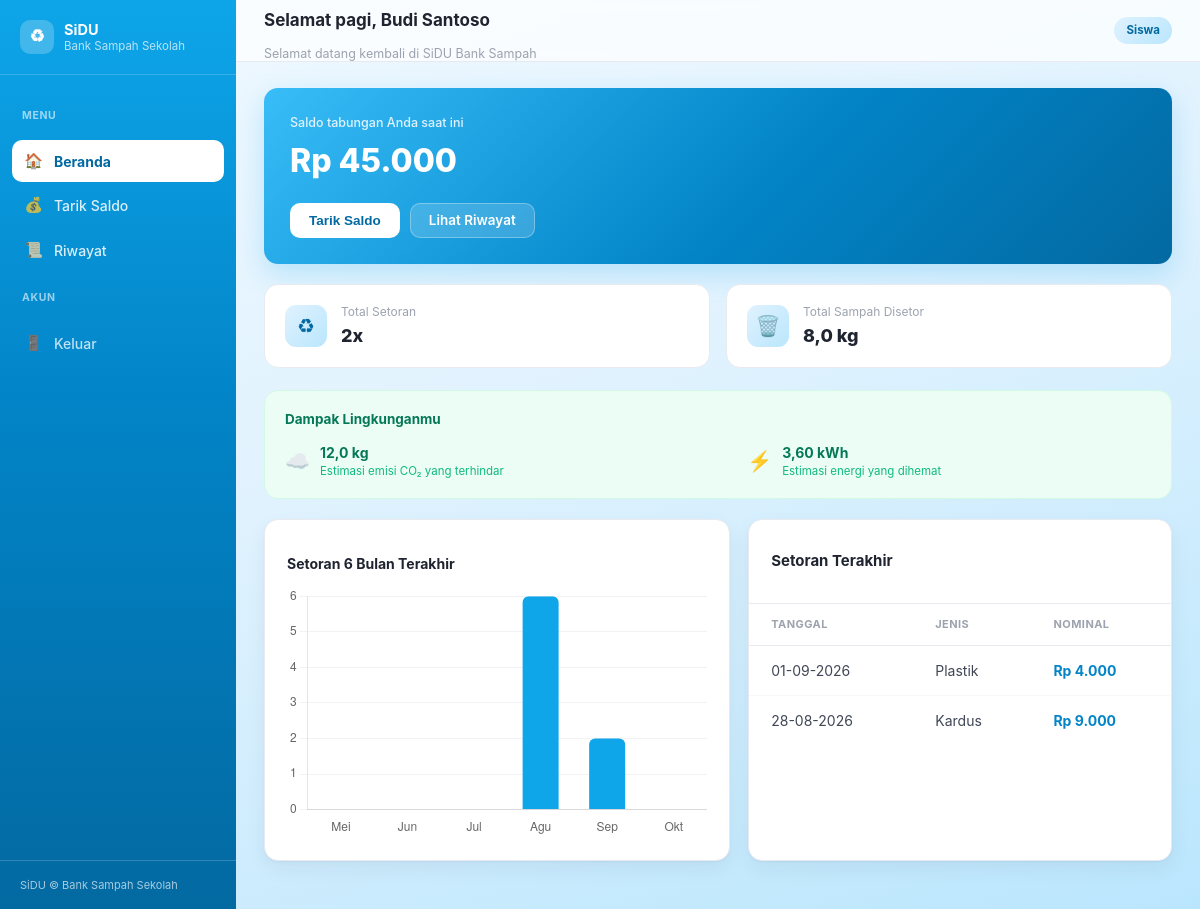
The app's page /dashboard_nasabah.php (signed in) with its own data.
### tables this page shows
CREATE TABLE `users` (
  `id_user` int(11) NOT NULL AUTO_INCREMENT,
  `username` varchar(50) NOT NULL,
  `password` varchar(50) NOT NULL,
  `nama` varchar(100) NOT NULL,
  `saldo` decimal(12,2) NOT NULL DEFAULT 0,
  `role` enum('admin','siswa','guru','pengepul') NOT NULL DEFAULT 'siswa',
  PRIMARY KEY (`id_user`)
);

CREATE TABLE `transaksi` (
  `id_transaksi` int(11) NOT NULL AUTO_INCREMENT,
  `id_user` int(11) NOT NULL,
  `id_sampah` int(11) NOT NULL,
  `tanggal` date NOT NULL,
  `berat_kg` decimal(10,2) NOT NULL,
  `total_rp` decimal(12,2) NOT NULL,
  PRIMARY KEY (`id_transaksi`),
  KEY `id_user` (`id_user`),
  KEY `id_sampah` (`id_sampah`)
);

CREATE TABLE `sampah` (
  `id_sampah` int(11) NOT NULL AUTO_INCREMENT,
  `jenis_sampah` varchar(50) NOT NULL,
  `harga_per_kg` decimal(10,2) NOT NULL COMMENT 'Harga beli dari nasabah (guru/siswa)',
  `harga_jual_kg` decimal(10,2) NOT NULL DEFAULT 0 COMMENT 'Harga jual ke pengepul',
  `stok_kg` decimal(10,2) NOT NULL DEFAULT 0,
  PRIMARY KEY (`id_sampah`)
);

### dashboard_nasabah.php (the view, shortened to what this page needs)
<?php
include "koneksi.php";
$id_user = $_SESSION['id_user'];
$query = mysqli_query($koneksi, "SELECT * FROM users WHERE id_user='$id_user'");
$user = mysqli_fetch_array($query);
$cekPending = mysqli_query($koneksi, "SELECT * FROM tarik_saldo WHERE id_user='$id_user' AND status='pending'");
$sedangPending = mysqli_num_rows($cekPending) > 0;
$statQuery = mysqli_query($koneksi, "SELECT COUNT(*) AS total_setoran, COALESCE(SUM(berat_kg),0) AS total_berat FROM transaksi WHERE id_user='$id_user'");
$stat = mysqli_fetch_array($statQuery);
$total_setoran = $stat['total_setoran'];
$total_berat = $stat['total_berat'];
$co2_terhindar = $total_berat * 1.5;
$energi_hemat = $total_berat * 0.45;
$namaBulan = ['01'=>'Jan','02'=>'Feb','03'=>'Mar','04'=>'Apr','05'=>'Mei','06'=>'Jun','07'=>'Jul','08'=>'Agu','09'=>'Sep','10'=>'Okt','11'=>'Nov','12'=>'Des'];
$bulanData = [];
for ($i = 5; $i >= 0; $i--) {
    $ts = strtotime("-$i month");
    $key = date('Y-m', $ts);
    $bulanData[$key] = ['label' => $namaBulan[date('m', $ts)], 'total' => 0];
}
$chartQuery = mysqli_query($koneksi, "
    SELECT DATE_FORMAT(tanggal, '%Y-%m') AS ym, SUM(berat_kg) AS total
    FROM transaksi
    WHERE id_user='$id_user' AND tanggal >= DATE_SUB(CURDATE(), INTERVAL 5 MONTH)
    GROUP BY ym
");
while ($row = mysqli_fetch_array($chartQuery)) {
    if (isset($bulanData[$row['ym']])) {
        $bulanData[$row['ym']]['total'] = (float) $row['total'];
    }
}
$chartLabels = array_map(fn($d) => $d['label'], $bulanData);
$chartValues = array_map(fn($d) => $d['total'], $bulanData);
$riwayat = mysqli_query($koneksi, "
    SELECT t.tanggal, s.jenis_sampah, t.total_rp
    FROM transaksi t
    JOIN sampah s ON t.id_sampah = s.id_sampah
    WHERE t.id_user = '$id_user'
    ORDER BY t.tanggal DESC
    LIMIT 5
");
$jam = (int) date('H');
if ($jam < 11) $sapaan = "Selamat pagi";
elseif ($jam < 15) $sapaan = "Selamat siang";
elseif ($jam < 18) $sapaan = "Selamat sore";
else $sapaan = "Selamat malam";
$warnaChart = [
    'siswa'    => '#0ea5e9',
    'guru'     => '#0ea5e9',
    'pengepul' => '#0ea5e9',
];
$warnaBar = $warnaChart[$_SESSION['role']] ?? '#0ea5e9';
?>
<!DOCTYPE html>
<html lang="id">
<head>
    <link rel="stylesheet" href="assets/css/style.css?v=3">
</head>
<body class="role-<?php echo htmlspecialchars($_SESSION['role']); ?>">
    <div class="app-shell">
        <aside class="sidebar" id="sidebar">
            <div class="sidebar-brand">
                <div class="mark">♻</div>
                <div class="txt"><strong>SiDU</strong><span>Bank Sampah Sekolah</span></div>
            </div>
            <nav class="sidebar-nav">
                <p class="sidebar-label">Menu</p>
                <a href="dashboard_nasabah.php" class="active"><span class="ic">🏠</span> Beranda</a>
                <a href="dashboard_nasabah.php#saldo"><span class="ic">💰</span> Tarik Saldo</a>
                <a href="riwayat.php"><span class="ic">📜</span> Riwayat</a>
                <p class="sidebar-label">Akun</p>
                <a href="logout.php" class="logout"><span class="ic">🚪</span> Keluar</a>
            </nav>
            <div class="sidebar-foot">SiDU © Bank Sampah Sekolah</div>
        </aside>
        <div class="main">
            <div class="topbar">
                <div style="display:flex;align-items:center;gap:12px;">
                    <div>
                        <h1><?php echo $sapaan; ?>, <?php echo htmlspecialchars($user['nama']); ?></h1>
                        <div class="sub">Selamat datang kembali di SiDU Bank Sampah</div>
                    </div>
                </div>
                <span class="role-tag"><?php echo ucfirst($_SESSION['role']); ?></span>
            </div>
            <div class="page">
                <div id="saldo" class="balance-card">
                    <div class="lbl">Saldo tabungan Anda saat ini</div>
                    <div class="val">Rp <?php echo number_format($user['saldo'], 0, ',', '.'); ?></div>
                    <div class="actions">
                        <?php if ($sedangPending) { ?>
                            <button type="button" disabled class="btn btn-ghost-white" style="cursor:not-allowed;">Menunggu Persetujuan</button>
                        <?php } else { ?>
                            <form action="proses_tarik.php" method="POST" style="margin:0;">
                                <button type="submit" class="btn btn-white">Tarik Saldo</button>
                            </form>
                        <?php } ?>
                        <a href="riwayat.php" class="btn btn-ghost-white">Lihat Riwayat</a>
                    </div>
                </div>
                <div class="stat-grid">
                    <div class="stat-card">
                        <div class="ic">♻</div>
                        <div><div class="lbl">Total Setoran</div><div class="val"><?php echo $total_setoran; ?>x</div></div>
                    </div>
                    <div class="stat-card">
                        <div class="ic">🗑️</div>
                        <div><div class="lbl">Total Sampah Disetor</div><div class="val"><?php echo number_format($total_berat, 1, ',', '.'); ?> kg</div></div>
                    </div>
                </div>
                <div class="impact-card">
                    <div class="title">Dampak Lingkunganmu</div>
                    <div class="grid-2">
                        <div class="impact-item">
                            <span style="font-size:20px;">☁️</span>
                            <div>
                                <div class="num"><?php echo number_format($co2_terhindar, 1, ',', '.'); ?> kg</div>
                                <div class="lbl">Estimasi emisi CO₂ yang terhindar</div>
                            </div>
                        </div>
                        <div class="impact-item">
                            <span style="font-size:20px;">⚡</span>
                            <div>
                                <div class="num"><?php echo number_format($energi_hemat, 2, ',', '.'); ?> kWh</div>
                                <div class="lbl">Estimasi energi yang dihemat</div>
                            </div>
                        </div>
                    </div>
                </div>
                <div class="grid-2">
                    <div class="card card-pad">
                        <h2 style="font-size:14px;font-weight:700;margin-bottom:12px;">Setoran 6 Bulan Terakhir</h2>
                        <canvas id="chartSetoran" height="180"></canvas>
                    </div>
                    <div class="card">
                        <div class="card-head"><h2>Setoran Terakhir</h2></div>
                        <div class="table-wrapper">
                            <table>
                                <thead>
                                    <tr>
                                        <th>Tanggal</th>
                                        <th>Jenis</th>
                                        <th>Nominal</th>
                                    </tr>
                                </thead>
                                <tbody>
                                    <?php while ($row = mysqli_fetch_array($riwayat)) { ?>
                                        <tr>
                                            <td><?php echo date("d-m-Y", strtotime($row['tanggal'])); ?></td>
                                            <td><?php echo $row['jenis_sampah']; ?></td>
                                            <td style="font-weight:700;color:var(--pink-600);">Rp <?php echo number_format($row['total_rp'], 0, ',', '.'); ?></td>
                                        </tr>
                                    <?php } ?>
                                </tbody>
                            </table>
                        </div>
                    </div>
                </div>
            </div>
        </div>
    </div>
    <script>
        document.getElementById('menuToggle')?.addEventListener('click', function () {
            document.getElementById('sidebar').classList.toggle('open');
        });
        const ctx = document.getElementById('chartSetoran');
        new Chart(ctx, {
            type: 'bar',
            data: {
                labels: <?php echo json_encode(array_values($chartLabels)); ?>,
                datasets: [{
                    label: 'Kg Sampah',
                    data: <?php echo json_encode(array_values($chartValues)); ?>,
                    backgroundColor: '<?php echo $warnaBar; ?>',
                    borderRadius: 6,
                    maxBarThickness: 36
                }]
            },
            options: {
                plugins: { legend: { display: false } },
                scales: {
                    y: { beginAtZero: true, grid: { color: '#f1f2f6' } },
                    x: { grid: { display: false } }
                }
            }
        });
    </script>
</body>
</html>

### records on screen
users: nama "Budi Santoso", saldo "45.000"
transaksi: tanggal "01-09-2026", id_sampah.jenis_sampah "Plastik", total_rp "4.000"
transaksi: tanggal "28-08-2026", id_sampah.jenis_sampah "Kardus", total_rp "9.000"

### other values on screen
$sapaan "Selamat pagi"
$_SESSION['role'] "Siswa"
$total_setoran "2"
$total_berat "8,0"
$co2_terhindar "12,0"
$energi_hemat "3,60"
chart data {{ json_encode(array_values($chartLabels)) }} ["Mei","Jun","Jul","Agu","Sep","Okt"]
chart data {{ json_encode(array_values($chartValues)) }} [0,0,0,6,2,0]
